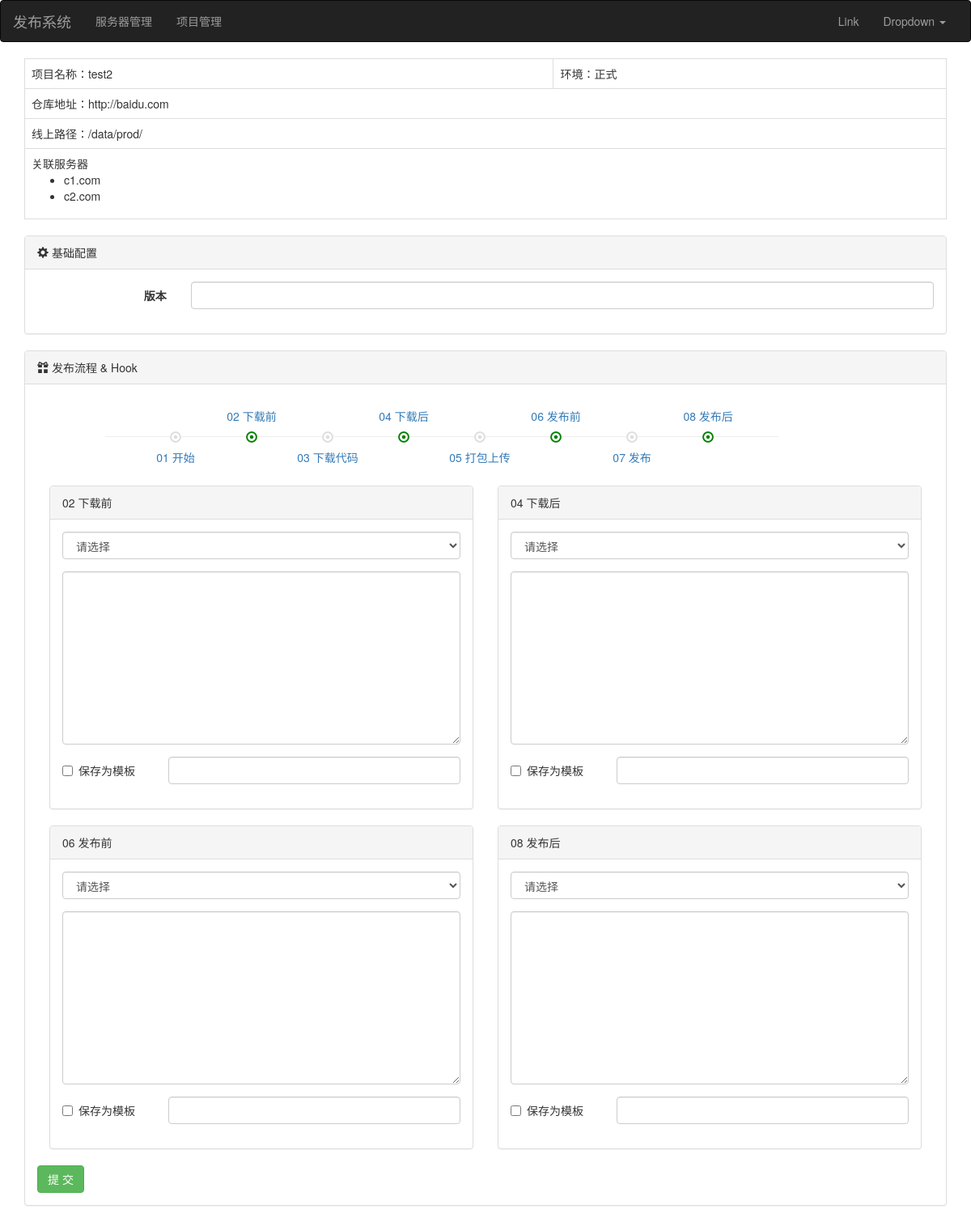
The page /task/add/3/ on the database its author committed.
### web/models.py (models this page shows, shortened)
class Project(models.Model):
    title = models.CharField(max_length=32, verbose_name='项目名')
    repo = models.CharField(max_length=255, verbose_name='仓库名')
    env_choices = (('prod', '正式'), ('test', '测试'))
    env = models.CharField(max_length=16, verbose_name='环境',
                           choices=env_choices, default='test')
    path = models.CharField(max_length=255, verbose_name='线上项目地址')
    servers = models.ManyToManyField(verbose_name='关联服务器', to='Server')

class Server(models.Model):
    hostname = models.CharField(max_length=32, verbose_name='主机名')
    def __str__(self):
        return self.hostname

### web/views/task.py (the view, shortened to what this page needs)
# urls.py: path('task/add/<project_id>/', task.task_add, name='task_add'),
def task_add(request, project_id):
    project_obj = models.Project.objects.filter(pk=project_id).first()
    if request.method == 'GET':
        form = TaskModelForm(project_obj)
        return render(request, 'task_form.html',
                      {'form': form, 'project_obj': project_obj})

### web/templates/task_form.html (shortened to what this page needs)
{% extends 'layout.html' %}
{% block content %}
    <div class="container">
        <table class="table table-bordered">
            <tbody>
            <tr>
                <td>项目名称：{{ project_obj.title }}</td>
                <td>环境：{{ project_obj.get_env_display }}</td>
            </tr>
            <tr>
                <td colspan="2">仓库地址：{{ project_obj.repo }}</td>
            </tr>
            <tr>
                <td colspan="2">线上路径：{{ project_obj.path }}</td>
            </tr>
            <tr>
                <td colspan="2">
                    <div>关联服务器</div>
                    <ul>
                        {% for item in project_obj.servers.all %}
                            <li>{{ item }}</li>
                        {% endfor %}
                    </ul>
                </td>
            </tr>
            </tbody>
        </table>
        <form method="post" novalidate>
            <div class="panel panel-default">
                <div class="panel-heading">
                    <span class="glyphicon glyphicon-cog"
                          aria-hidden="true"></span>
                    基础配置
                </div>
                <div class="panel-body">
                    <div class="form-horizontal">
                        <div class="form-group">
                            <label for=""
                                   class="col-sm-2 control-label">{{ form.tag.label }}</label>
                            <div class="col-sm-10">
                                {{ form.tag }}
                            </div>
                        </div>
                    </div>
                </div>
            </div>
            <div class="panel panel-default">
                <div class="panel-heading">
                <span class="glyphicon glyphicon-gift"
                      aria-hidden="true"></span>
                    发布流程 & Hook
                </div>
                <div class="panel-body">
                    <div class="outline">
                        <div class="series">
                            <div class="module clearfix">
                                <div class="item left">
                                    <div class="line">
                                        <hr>
                                    </div>
                                    <div class="icon">
                                    <span class="glyphicon glyphicon-record"
                                          aria-hidden="true"></span>
                                        <a class="down">01 开始</a>
                                    </div>
                                </div>
                                <div class="item left active">
                                    <div class="line">
                                        <hr>
                                    </div>
                                    <div class="icon">
                                    <span class="glyphicon glyphicon-record"
                                          aria-hidden="true"></span>
                                        <a class="up">02 下载前</a>
                                    </div>
                                </div>
                                <div class="item left">
                                    <div class="line">
                                        <hr>
                                    </div>
                                    <div class="icon">
                                    <span class="glyphicon glyphicon-record"
                                          aria-hidden="true"></span>
                                        <a class="down">03 下载代码</a>
                                    </div>
                                </div>
                                <div class="item left active">
                                    <div class="line">
                                        <hr>
                                    </div>
                                    <div class="icon">
                                    <span class="glyphicon glyphicon-record"
                                          aria-hidden="true"></span>
                                        <a class="up">04 下载后</a>
                                    </div>
                                </div>
                                <div class="item left">
                                    <div class="line">
                                        <hr>
                                    </div>
                                    <div class="icon">
                                    <span class="glyphicon glyphicon-record"
                                          aria-hidden="true"></span>
                                        <a class="down">05 打包上传</a>
                                    </div>
                                </div>
                                <div class="item left active">
                                    <div class="line">
                                        <hr>
                                    </div>
                                    <div class="icon">
                                    <span class="glyphicon glyphicon-record"
                                          aria-hidden="true"></span>
                                        <a class="up">06 发布前</a>
                                    </div>
                                </div>
                                <div class="item left">
                                    <div class="line">
                                        <hr>
                                    </div>
                                    <div class="icon">
                                    <span class="glyphicon glyphicon-record"
                                          aria-hidden="true"></span>
                                        <a class="down">07 发布</a>
                                    </div>
                                </div>
                                <div class="item left active">
                                    <div class="line">
                                        <hr>
                                    </div>
                                    <div class="icon">
                                    <span class="glyphicon glyphicon-record"
                                          aria-hidden="true"></span>
                                        <a class="up">08 发布后</a>
                                    </div>
                                </div>
                                <div class="item left">
                                    <div class="line">
                                        <hr>
                                    </div>
                                </div>
                            </div>
                        </div>
                    </div>
                    <div class="clearfix hooks">
                        <div class="col-md-12 clearfix">
                            <div class="col-md-6" style="padding-left: 0;">
                                <div class="panel panel-default">
                                    <div class="panel-heading">02 下载前</div>
                                    <div class="panel-body form-horizontal">
                                        <div class="form-group">
                                            <div class="col-sm-12">
                                                {{ form.before_download_select }}
                                            </div>
                                        </div>
                                        <div class="form-group">
                                            <div class="col-sm-12">
                                                {{ form.before_download_script }}
                                            </div>
                                        </div>
                                        <div class="form-group">
                                            <div class="col-sm-3">
                                                <div class="checkbox">
                                                    <label>
                                                        {{ form.before_download_template }}
                                                        保存为模板
                                                    </label>
                                                </div>
                                            </div>
                                            <div class="col-sm-9">
                                                {{ form.before_download_title }}
                                            </div>
                                        </div>
                                    </div>
                                </div>
                            </div>
                            <div class="col-md-6" style="padding-right: 0;">
                                <div class="panel panel-default">
                                    <div class="panel-heading">04 下载后</div>
                                    <div class="panel-body form-horizontal">
                                        <div class="form-group">
                                            <div class="col-sm-12">
                                                {{ form.after_download_select }}
                                            </div>
                                        </div>
                                        <div class="form-group">
                                            <div class="col-sm-12">
                                                {{ form.after_download_script }}
                                            </div>
                                        </div>
                                        <div class="form-group">
                                            <div class="col-sm-3">
                                                <div class="checkbox">
                                                    <label>
                                                        {{ form.after_download_template }}
                                                        保存为模板
                                                    </label>
                                                </div>
                                            </div>
                                            <div class="col-sm-9">
                                                {{ form.after_download_title }}
                                            </div>
                                        </div>
                                    </div>
                                </div>
                            </div>
                        </div>
                        <div class="col-md-12 clearfix">
                            <div class="col-md-6" style="padding-left: 0;">
                                <div class="panel panel-default">
                                    <div class="panel-heading">06 发布前</div>
                                    <div class="panel-body form-horizontal">
                                        <div class="form-group">
                                            <div class="col-sm-12">
                                                {{ form.before_deploy_select }}
                                            </div>
                                        </div>
                                        <div class="form-group">
                                            <div class="col-sm-12">
                                                {{ form.before_deploy_script }}
                                            </div>
                                        </div>
                                        <div class="form-group">
                                            <div class="col-sm-3">
                                                <div class="checkbox">
                                                    <label>
                                                        {{ form.before_deploy_template }}
                                                        保存为模板
                                                    </label>
                                                </div>
                                            </div>
                                            <div class="col-sm-9">
                                                {{ form.before_deploy_title }}
                                            </div>
                                        </div>
                                    </div>
                                </div>
                            </div>
                            <div class="col-md-6" style="padding-right: 0;">
                                <div class="panel panel-default">
                                    <div class="panel-heading">08 发布后</div>
                                    <div class="panel-body form-horizontal">
                                        <div class="form-group">
                                            <div class="col-sm-12">
                                                {{ form.after_deploy_select }}
                                            </div>
                                        </div>
                                        <div class="form-group">
                                            <div class="col-sm-12">
                                                {{ form.after_deploy_script }}
                                            </div>
                                        </div>
                                        <div class="form-group">
                                            <div class="col-sm-3">
                                                <div class="checkbox">
                                                    <label>
                                                        {{ form.after_deploy_template }}
                                                        保存为模板
                                                    </label>
                                                </div>
                                            </div>
                                            <div class="col-sm-9">
                                                {{ form.after_deploy_title }}
                                            </div>
                                        </div>
                                    </div>
                                </div>
                            </div>
                        </div>
                    </div>
                    <input type="submit" value="提 交" class="btn btn-success">
                </div>
            </div>
        </form>
    </div>
{% endblock %}

### web/templates/task_form.html (style rules this page uses)
.outline .series .module { line-height: 100px; vertical-align: middle; width: 940px; margin: 0 auto; padding-bottom: 10px; }
.outline .series .module .item .line { float: left; width: 80px; }
.outline .series .module .item .line hr { margin-top: 49px; }
.outline .series .module .item .icon { float: left; color: #dddddd; position: relative; }
.outline .series .module .item .icon .up, .outline .series .module .item .icon .down { position: absolute; line-height: 49px; min-width: 90px; left: 0; text-align: center; margin-left: -38px; color: #337ab7; }
.outline .series .module .item:hover .icon, .outline .series .module .item.active .icon { color: green; }
.outline .series .module .item .icon .up { top: 0 }
.outline .series .module .item .icon .down { bottom: 0; }
.hooks textarea { min-height: 200px; }
.hooks .checkbox { height: 34px; }

### rows shown on the page
Project: title "test2", env "正式", repo "http://baidu.com", path "/data/prod/"
Server: hostname "c1.com"
Server: hostname "c2.com"
